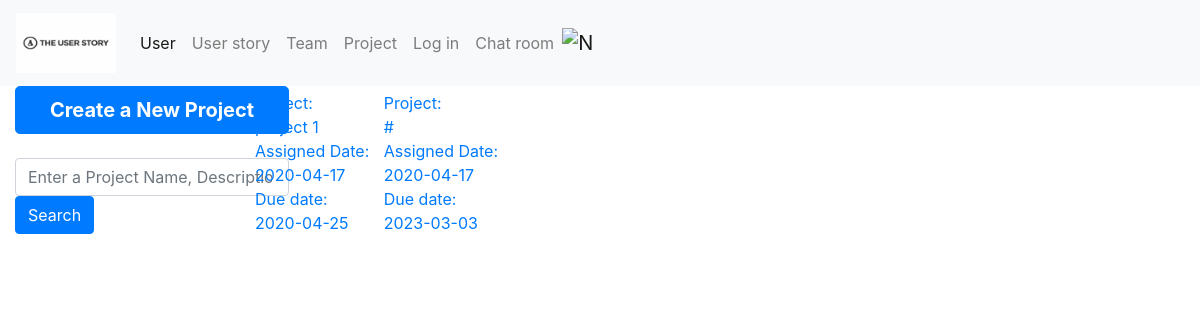
The page /Backlog on the database as committed earlier.
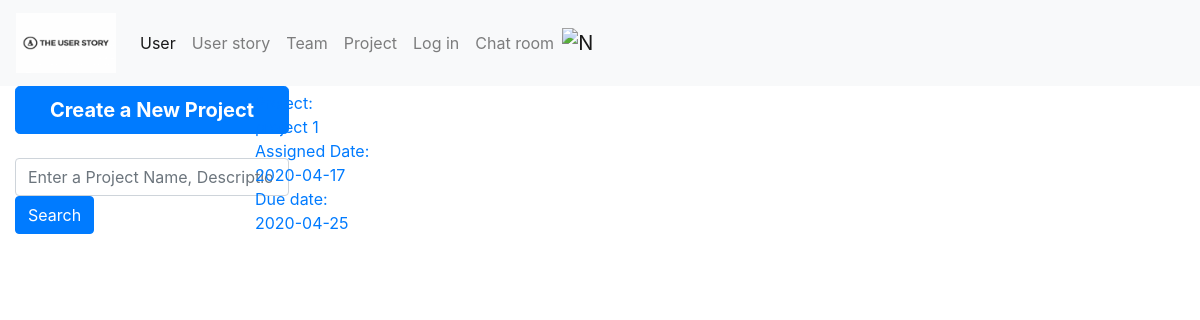
The same page on the database as committed later.
### app/models.py (models this page shows)
class Project(db.Model):
    _table_ = db.Model.metadata.tables['project']
    __table_args__ = {'extend_existing': True}
    project_id = db.Column(db.Integer, primary_key=True)

### app/project/routes.py (the view)
@bp_project.route('/Backlog', methods=['GET', 'POST'])
def backlog():
    backlogs = Project.query.all()
    backlog_link = Project.query.join(Userstory).with_entities(Project.name.label('project_name'),
                                                               Project.project_id,
                                                               Userstory.userstory_id,
                                                               Userstory.content).order_by(
        Userstory.userstory_id).all()
    return render_template('backlog.html', projects=backlogs, links=backlog_link)

### app/templates/backlog.html (shortened to what this page needs)
{% extends "base.html" %}
{% block content%}
    <div class="container-fluid">
        <div class="row">
            <div class="col-2">
                <ul class="nav flex-column">
                    <li class="nav-item">
                        <a href="{{ url_for('project.create_project') }}" type="button"
                           class="btn btn-primary btn-lg btn-block"><strong>Create a New Project</strong>
                        </a><br>
                    </li>
                    <li>
                        <form class="form-inline ml-auto" method="post" action ="{{ url_for('project.project_search') }}">
                                <input class="form-control" type="search"
                                       placeholder="Enter a Project Name, Description or Communication"
                                       aria-label="Search" name="search_term">
                                <button class="btn btn-primary" type="submit">Search</button>
                        </form>
                    </li>
                </ul>
            </div>
            <div scope="col-8" class="dropdown">
                {% for project in projects %}
                    <a href="{{ url_for('project.project', term=project.project_id) }}" type="button"
                           class="box">
                        <li>Project: </li>
                        <li>{{ project.name }}</li>
                        <li>Assigned Date: </li>
                        <li>{{ project.assigned_date }}</li>
                        <li>Due date: </li>
                        <li>{{ project.due_date }}</li>
                    </a>
                {% endfor %}
            </div>
        </div>
    </div>
{% endblock %}

Rows that differ between the two databases and show on the page:
removed Project: name "#", assigned_date "2020-04-17", due_date "2023-03-03"
